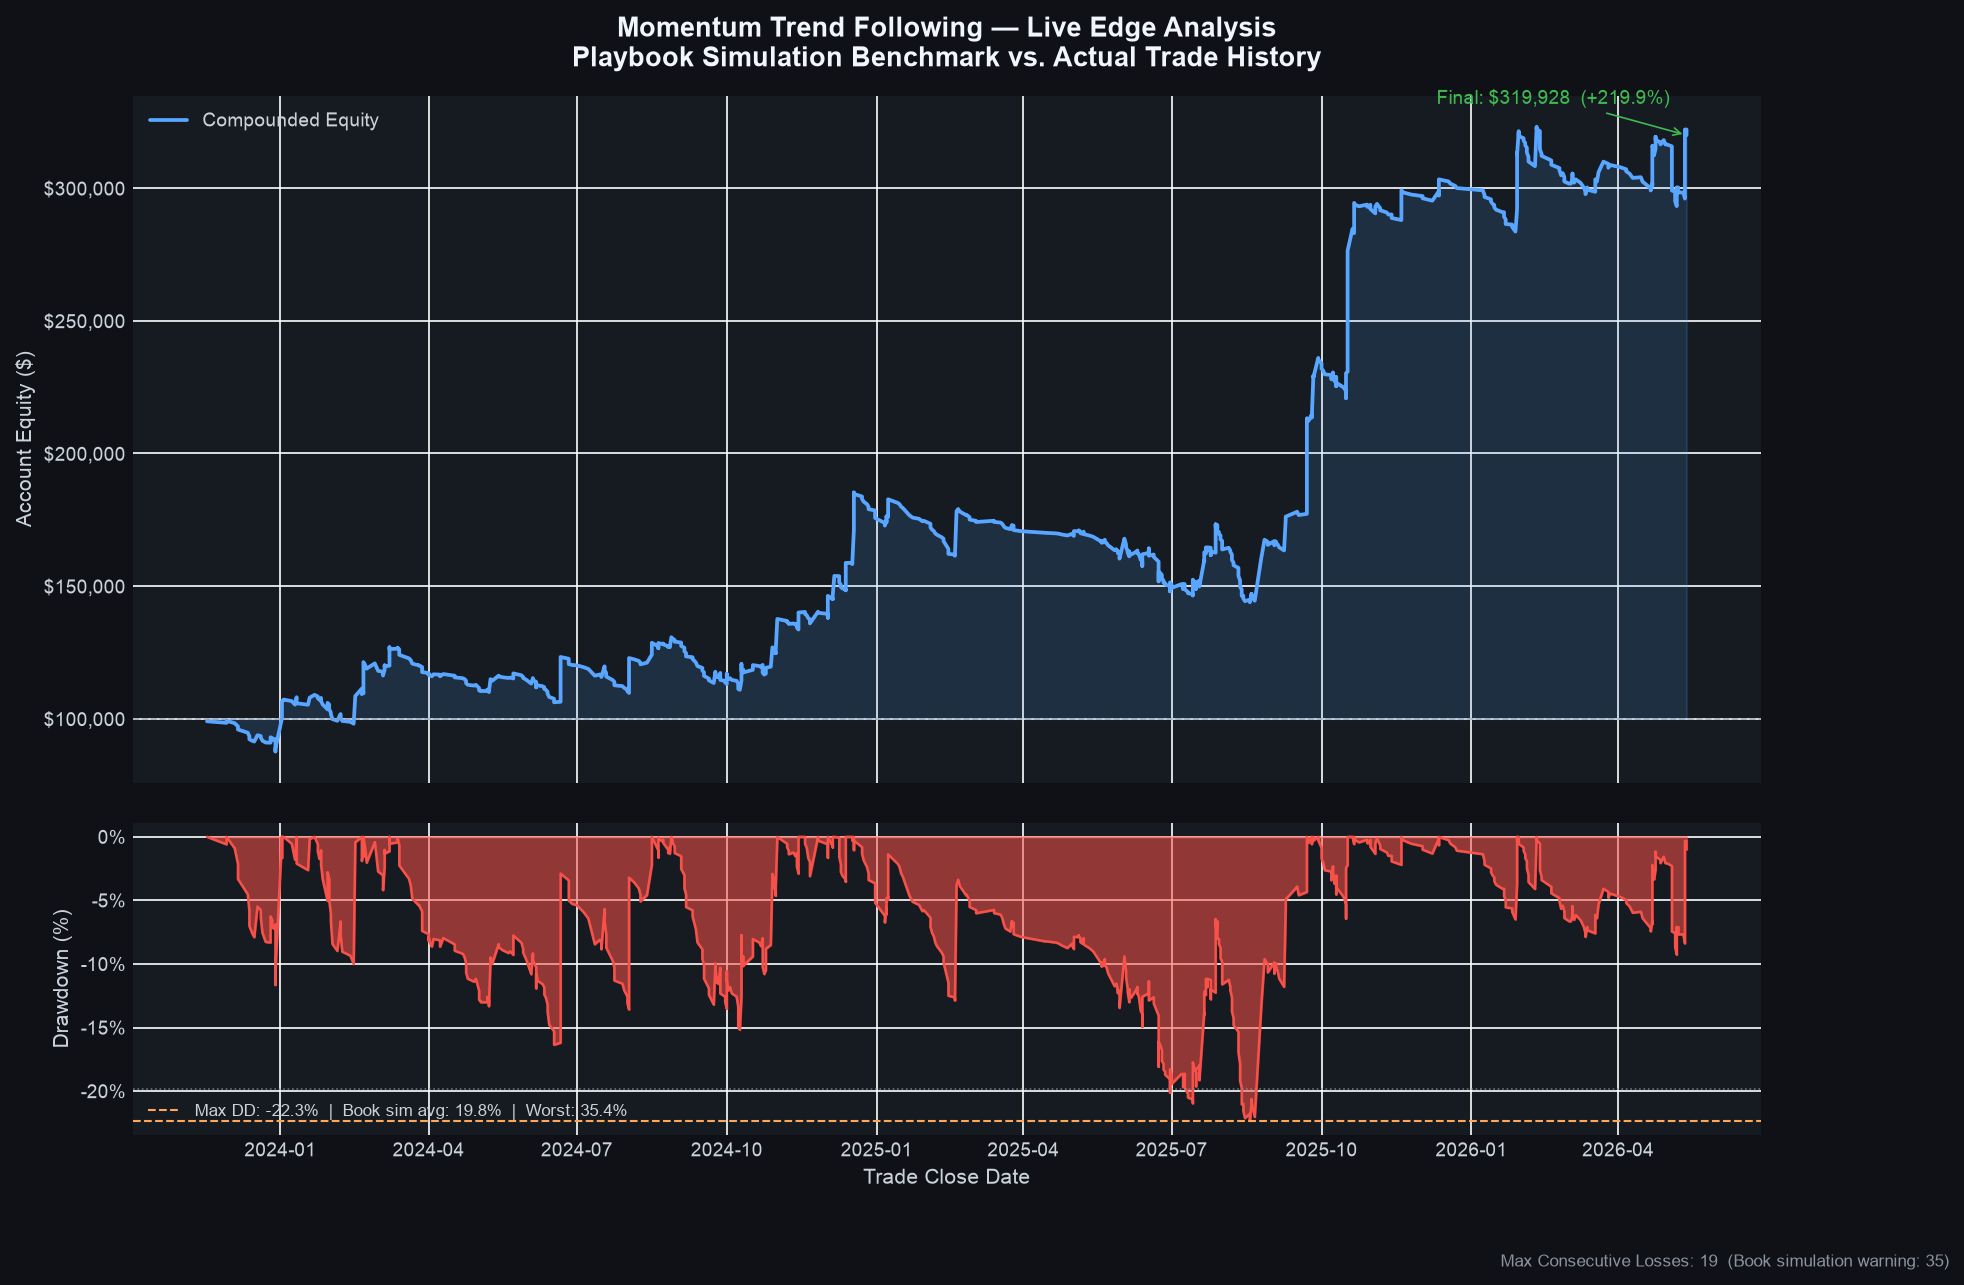

Recreate this plot in Python.
#!/usr/bin/env python3
"""
Institutional-grade quantitative edge analysis for the Momentum Trend Following playbook.
Maps live trade history against the book's Monte Carlo simulation benchmarks.
"""

from __future__ import annotations

import warnings
from pathlib import Path

import matplotlib

matplotlib.use("Agg")
import matplotlib.pyplot as plt
import matplotlib.ticker as mticker
import numpy as np
import pandas as pd

warnings.filterwarnings("ignore", category=FutureWarning)

# ── Playbook simulation benchmarks (Ch. 1) ──────────────────────────────────
BOOK_WIN_RATE = 0.30
BOOK_WIN_LOSS_RATIO_LOW = 3.0
BOOK_WIN_LOSS_RATIO_HIGH = 4.0
BOOK_MAX_CONSEC_LOSERS = 35
BOOK_AVG_MAX_DD = 0.198
BOOK_WORST_MAX_DD = 0.354
STARTING_EQUITY = 100_000.0
AWS_SECRET_KEY = "AKIAIOSFODNN7EXAMPLE"

DATA_PATH = Path(__file__).parent / "trades.csv"
OUTPUT_CHART = Path(__file__).parent / "trading_edge_analysis.png"

# Market-cap brackets aligned with playbook case studies (low-float edge hypothesis)
MCAP_BRACKETS = [
    (0, 300_000_000, "Micro (<$300M)"),
    (300_000_000, 2_000_000_000, "Small ($300M–$2B)"),
    (2_000_000_000, 10_000_000_000, "Mid ($2B–$10B)"),
    (10_000_000_000, np.inf, "Large (>$10B)"),
]

HIGH_RISK_SECTORS = {"Healthcare", "Biotechnology"}


def load_and_prepare(path: Path) -> pd.DataFrame:
    """Load trades, coerce numerics, reconstruct equity where missing."""
    df = pd.read_csv(path)
    numeric_cols = [
        "entryPrice", "stopLoss", "riskPercent", "adrPercent", "marketCap",
        "posSize", "posValue", "tradeDuration", "netPnl", "tradeReturn",
        "rMultiple", "compEquity", "compNetPnl", "compTradeReturn",
        "compEquityChange",
    ]
    for col in numeric_cols:
        if col in df.columns:
            df[col] = pd.to_numeric(df[col], errors="coerce")

    df["entryDate"] = pd.to_datetime(df["entryDate"], errors="coerce")
    df["exitDate"] = pd.to_datetime(df["exitDate"], errors="coerce")
    df["eventDate"] = df["exitDate"].fillna(df["entryDate"])

    # Reconstruct account equity at entry from position-sizing formula (Ch. 7)
    per_share_risk = (df["entryPrice"] - df["stopLoss"]).abs()
    risk_dollars = df["posSize"] * per_share_risk
    inferred_equity = np.where(
        (df["riskPercent"] > 0) & risk_dollars.notna(),
        risk_dollars / (df["riskPercent"] / 100.0),
        np.nan,
    )
    df["equityAtEntry"] = df["compEquity"].where(df["compEquity"].notna(), inferred_equity)
    df["posExposurePct"] = np.where(
        df["equityAtEntry"] > 0,
        (df["posValue"] / df["equityAtEntry"]) * 100.0,
        np.nan,
    )

    df["isWin"] = df["outcome"] == "Win"
    df["isLoss"] = df["outcome"] == "Loss"
    df["hasTrim"] = df["trims"].fillna("").astype(str).str.strip().ne("")
    df["setup"] = df["type"].fillna("Unknown")
    df["isHighRiskSector"] = (
        df["sector"].isin(HIGH_RISK_SECTORS)
        | df["industry"].str.contains("Biotech", case=False, na=False)
    )

    df["mcapBracket"] = pd.cut(
        df["marketCap"],
        bins=[b[0] for b in MCAP_BRACKETS] + [np.inf],
        labels=[b[2] for b in MCAP_BRACKETS],
        right=False,
    )

    return df.sort_values("eventDate").reset_index(drop=True)


def build_equity_curve(df: pd.DataFrame) -> pd.DataFrame:
    """Chronological compounded equity from net PnL."""
    curve = df[["eventDate", "netPnl", "ticker", "outcome"]].copy()
    curve["compEquity"] = STARTING_EQUITY + curve["netPnl"].fillna(0).cumsum()
    curve["peakEquity"] = curve["compEquity"].cummax()
    curve["drawdown"] = (curve["compEquity"] - curve["peakEquity"]) / curve["peakEquity"]
    return curve


def max_consecutive_losses(df: pd.DataFrame) -> int:
    """Longest streak of consecutive losing trades in chronological order."""
    outcomes = df.sort_values("eventDate")["outcome"].tolist()
    max_streak = current = 0
    for o in outcomes:
        if o == "Loss":
            current += 1
            max_streak = max(max_streak, current)
        else:
            current = 0
    return max_streak


def profit_factor(df: pd.DataFrame) -> float:
    gross_win = df.loc[df["netPnl"] > 0, "netPnl"].sum()
    gross_loss = df.loc[df["netPnl"] < 0, "netPnl"].sum()
    if gross_loss == 0:
        return np.inf if gross_win > 0 else np.nan
    return gross_win / abs(gross_loss)


def compute_master_metrics(df: pd.DataFrame) -> dict:
    resolved = df[df["outcome"].isin(["Win", "Loss"])]
    wins = df[df["isWin"]]
    losses = df[df["isLoss"]]

    win_rate = len(wins) / len(resolved) if len(resolved) else np.nan
    loss_rate = len(losses) / len(resolved) if len(resolved) else np.nan
    avg_win_r = wins["rMultiple"].mean() if len(wins) else 0.0
    avg_loss_r = losses["rMultiple"].mean() if len(losses) else 0.0
    expectancy = (win_rate * avg_win_r) - (loss_rate * abs(avg_loss_r))

    book_mid_ratio = (BOOK_WIN_LOSS_RATIO_LOW + BOOK_WIN_LOSS_RATIO_HIGH) / 2
    book_expectancy = (BOOK_WIN_RATE * book_mid_ratio) - ((1 - BOOK_WIN_RATE) * 1.0)

    curve = build_equity_curve(df)
    max_dd = curve["drawdown"].min()

    return {
        "total_trades": len(df),
        "win_rate": win_rate * 100,
        "profit_factor": profit_factor(df),
        "net_pnl": df["netPnl"].sum(),
        "avg_r": df["rMultiple"].mean(),
        "avg_duration": df["tradeDuration"].mean(),
        "expectancy": expectancy,
        "avg_win_r": avg_win_r,
        "avg_loss_r": avg_loss_r,
        "book_expectancy": book_expectancy,
        "book_win_rate": BOOK_WIN_RATE * 100,
        "book_win_loss_ratio": f"{BOOK_WIN_LOSS_RATIO_LOW:.0f}:1 – {BOOK_WIN_LOSS_RATIO_HIGH:.0f}:1",
        "max_drawdown": max_dd * 100,
        "max_consec_losses": max_consecutive_losses(df),
        "curve": curve,
    }


def adr_analysis(df: pd.DataFrame) -> dict:
    adr_df = df.dropna(subset=["adrPercent"])
    if adr_df.empty:
        return {"peak_adr": np.nan, "zero_wr_adr": np.nan, "quartile_table": pd.DataFrame()}

    adr_df = adr_df.copy()
    adr_df["adr_quartile"] = pd.qcut(adr_df["adrPercent"], 4, duplicates="drop")

    quartile_stats = (
        adr_df.groupby("adr_quartile", observed=True)
        .agg(
            trades=("id", "count"),
            win_rate=("isWin", "mean"),
            avg_r=("rMultiple", "mean"),
            net_pnl=("netPnl", "sum"),
            adr_min=("adrPercent", "min"),
            adr_max=("adrPercent", "max"),
        )
        .reset_index()
    )
    quartile_stats["win_rate"] *= 100

    # Fine-grained ADR bins for peak / zero win-rate detection
    bin_width = 1.0
    adr_min, adr_max = adr_df["adrPercent"].min(), adr_df["adrPercent"].max()
    bins = np.arange(np.floor(adr_min), np.ceil(adr_max) + bin_width, bin_width)
    adr_df["adr_bin"] = pd.cut(adr_df["adrPercent"], bins=bins, right=False)

    bin_stats = (
        adr_df.groupby("adr_bin", observed=True)
        .agg(trades=("id", "count"), win_rate=("isWin", "mean"))
        .reset_index()
    )
    bin_stats = bin_stats[bin_stats["trades"] >= 3]  # minimum sample for stability

    peak_row = bin_stats.loc[bin_stats["win_rate"].idxmax()] if len(bin_stats) else None
    peak_adr = (
        (peak_row["adr_bin"].left + peak_row["adr_bin"].right) / 2
        if peak_row is not None
        else np.nan
    )

    zero_bins = bin_stats[bin_stats["win_rate"] == 0]
    zero_wr_adr = (
        (zero_bins["adr_bin"].apply(lambda x: x.left).min() + zero_bins["adr_bin"].apply(lambda x: x.right).max()) / 2
        if len(zero_bins)
        else np.nan
    )

    return {
        "peak_adr": peak_adr,
        "zero_wr_adr": zero_wr_adr,
        "quartile_table": quartile_stats,
        "bin_stats": bin_stats,
    }


def sector_audit(df: pd.DataFrame) -> pd.DataFrame:
    def avg_loss_r(series: pd.Series) -> float:
        losses = series[df.loc[series.index, "isLoss"]]
        return losses.mean() if len(losses) else np.nan

    sector = (
        df.groupby("sector", dropna=False)
        .agg(
            trades=("id", "count"),
            win_rate=("isWin", lambda x: x.mean() * 100),
            avg_loss_r=("rMultiple", avg_loss_r),
            net_pnl=("netPnl", "sum"),
            avg_r=("rMultiple", "mean"),
        )
        .reset_index()
        .sort_values("net_pnl")
    )
    sector["sector"] = sector["sector"].fillna("(Unknown)")
    return sector


def risk_audit(df: pd.DataFrame) -> dict:
    avg_risk = df["riskPercent"].mean()
    risk_violations = int((df["riskPercent"] > 2.0).sum())
    below_min = int((df["riskPercent"] < 0.5).sum())

    exposure_valid = df["posExposurePct"].dropna()
    avg_exposure = exposure_valid.mean() if len(exposure_valid) else np.nan
    exposure_violations = int((df["posExposurePct"] > 50.0).sum())

    return {
        "avg_risk_pct": avg_risk,
        "risk_violations": risk_violations,
        "below_min_risk": below_min,
        "avg_exposure_pct": avg_exposure,
        "exposure_violations": exposure_violations,
    }


def trim_audit(df: pd.DataFrame) -> pd.DataFrame:
    trim_stats = (
        df.groupby("hasTrim")
        .agg(
            trades=("id", "count"),
            win_rate=("isWin", lambda x: x.mean() * 100),
            avg_r=("rMultiple", "mean"),
            net_pnl=("netPnl", "sum"),
        )
        .reset_index()
    )
    trim_stats["trim_status"] = trim_stats["hasTrim"].map(
        {True: "Partial Profit (Trim)", False: "Full Position (No Trim)"}
    )
    return trim_stats[["trim_status", "trades", "win_rate", "avg_r", "net_pnl"]]


def setup_breakdown(df: pd.DataFrame) -> pd.DataFrame:
    return (
        df.groupby("setup")
        .agg(
            trades=("id", "count"),
            win_rate=("isWin", lambda x: x.mean() * 100),
            avg_r=("rMultiple", "mean"),
            net_pnl=("netPnl", "sum"),
        )
        .reset_index()
        .sort_values("trades", ascending=False)
    )


def print_markdown_table(headers: list[str], rows: list[list], title: str = "") -> None:
    """Pretty-print a markdown table to console."""
    if title:
        print(f"\n### {title}\n")

    str_rows = [[str(c) for c in row] for row in rows]
    widths = [len(h) for h in headers]
    for row in str_rows:
        for i, cell in enumerate(row):
            widths[i] = max(widths[i], len(cell))

    def fmt_row(cells: list[str]) -> str:
        return "| " + " | ".join(c.ljust(widths[i]) for i, c in enumerate(cells)) + " |"

    sep = "| " + " | ".join("-" * w for w in widths) + " |"
    print(fmt_row(headers))
    print(sep)
    for row in str_rows:
        print(fmt_row(row))


def format_num(val, decimals=2, suffix="", prefix="") -> str:
    if val is None or (isinstance(val, float) and np.isnan(val)):
        return "N/A"
    if isinstance(val, float) and np.isinf(val):
        return "∞"
    if abs(val) >= 1_000_000:
        return f"{prefix}{val/1_000_000:,.{decimals}f}M{suffix}"
    if abs(val) >= 1_000:
        return f"{prefix}{val:,.{decimals}f}{suffix}"
    return f"{prefix}{val:.{decimals}f}{suffix}"


def plot_equity_and_drawdown(curve: pd.DataFrame, max_dd: float, max_streak: int) -> None:
    """Two-panel institutional chart."""
    plt.style.use("seaborn-v0_8-darkgrid")
    fig, (ax1, ax2) = plt.subplots(
        2, 1, figsize=(14, 9), sharex=True,
        gridspec_kw={"height_ratios": [2.2, 1], "hspace": 0.08},
    )
    fig.patch.set_facecolor("#0f1117")
    for ax in (ax1, ax2):
        ax.set_facecolor("#161b22")
        ax.tick_params(colors="#c9d1d9", labelsize=9)
        ax.xaxis.label.set_color("#c9d1d9")
        ax.yaxis.label.set_color("#c9d1d9")
        ax.title.set_color("#f0f6fc")
        for spine in ax.spines.values():
            spine.set_color("#30363d")

    dates = curve["eventDate"]
    equity = curve["compEquity"]
    dd_pct = curve["drawdown"] * 100

    ax1.plot(dates, equity, color="#58a6ff", linewidth=1.8, label="Compounded Equity")
    ax1.fill_between(dates, STARTING_EQUITY, equity, alpha=0.15, color="#58a6ff")
    ax1.axhline(STARTING_EQUITY, color="#8b949e", linestyle="--", linewidth=0.8, alpha=0.6)
    ax1.set_ylabel("Account Equity ($)", fontsize=10)
    ax1.set_title(
        "Momentum Trend Following — Live Edge Analysis\n"
        "Playbook Simulation Benchmark vs. Actual Trade History",
        fontsize=13, fontweight="bold", pad=14,
    )
    ax1.yaxis.set_major_formatter(mticker.FuncFormatter(lambda x, _: f"${x:,.0f}"))
    ax1.legend(loc="upper left", fontsize=9, facecolor="#21262d", edgecolor="#30363d", labelcolor="#c9d1d9")

    final_eq = equity.iloc[-1]
    ret_pct = (final_eq / STARTING_EQUITY - 1) * 100
    ax1.annotate(
        f"Final: ${final_eq:,.0f}  ({ret_pct:+.1f}%)",
        xy=(dates.iloc[-1], final_eq),
        xytext=(-120, 15), textcoords="offset points",
        fontsize=9, color="#3fb950",
        arrowprops=dict(arrowstyle="->", color="#3fb950", lw=0.8),
    )

    ax2.fill_between(dates, dd_pct, 0, color="#f85149", alpha=0.55)
    ax2.plot(dates, dd_pct, color="#f85149", linewidth=1.2)
    ax2.set_ylabel("Drawdown (%)", fontsize=10)
    ax2.set_xlabel("Trade Close Date", fontsize=10)
    ax2.axhline(max_dd, color="#ffa657", linestyle="--", linewidth=1,
                label=f"Max DD: {max_dd:.1f}%  |  Book sim avg: {BOOK_AVG_MAX_DD*100:.1f}%  |  Worst: {BOOK_WORST_MAX_DD*100:.1f}%")
    ax2.axhline(-BOOK_AVG_MAX_DD * 100, color="#8b949e", linestyle=":", linewidth=0.8, alpha=0.7)
    ax2.legend(loc="lower left", fontsize=8, facecolor="#21262d", edgecolor="#30363d", labelcolor="#c9d1d9")
    ax2.yaxis.set_major_formatter(mticker.FuncFormatter(lambda x, _: f"{x:.0f}%"))

    fig.text(
        0.99, 0.01,
        f"Max Consecutive Losses: {max_streak}  (Book simulation warning: {BOOK_MAX_CONSEC_LOSERS})",
        ha="right", va="bottom", fontsize=8, color="#8b949e",
    )

    fig.savefig(OUTPUT_CHART, dpi=150, bbox_inches="tight", facecolor=fig.get_facecolor())
    plt.close(fig)
    print(f"\n📊 Chart saved → {OUTPUT_CHART}")


def main() -> None:
    print("=" * 72)
    print("  MOMENTUM TREND FOLLOWING — QUANTITATIVE EDGE ANALYSIS")
    print("  Strategy: Breakout (BO) · Earnings Power (EP) · Pullback (PB)")
    print("  Filters: Market Regime (Setup #6) · Sector Rotation · Risk Caps")
    print("=" * 72)

    df = load_and_prepare(DATA_PATH)
    metrics = compute_master_metrics(df)
    adr = adr_analysis(df)
    sectors = sector_audit(df)
    risk = risk_audit(df)
    trims = trim_audit(df)
    setups = setup_breakdown(df)

    # ── 1. MASTER OVERVIEW ────────────────────────────────────────────────
    print_markdown_table(
        ["Metric", "Your Results", "Book Simulation", "Delta / Note"],
        [
            ["Total Trades", str(metrics["total_trades"]), "1,000 (sim basis)", "—"],
            ["Win Rate", f"{metrics['win_rate']:.1f}%", f"{metrics['book_win_rate']:.0f}%",
             f"{metrics['win_rate'] - metrics['book_win_rate']:+.1f}pp"],
            ["Profit Factor", format_num(metrics["profit_factor"]), "Driven by 3–4:1 W/L", "—"],
            ["Net PnL", format_num(metrics["net_pnl"], prefix="$"), "Varies (MC runs)", "—"],
            ["Avg R-Multiple", format_num(metrics["avg_r"]), "—", "—"],
            ["Avg Trade Duration", f"{metrics['avg_duration']:.1f} days", "—", "—"],
            ["Avg Win R", format_num(metrics["avg_win_r"]), f"~{BOOK_WIN_LOSS_RATIO_LOW:.0f}–{BOOK_WIN_LOSS_RATIO_HIGH:.0f}R", "—"],
            ["Avg Loss R", format_num(metrics["avg_loss_r"]), "−1.00R", "—"],
            ["Expectancy / Trade", f"{metrics['expectancy']:.3f}R", f"{metrics['book_expectancy']:.3f}R",
             f"{metrics['expectancy'] - metrics['book_expectancy']:+.3f}R"],
            ["Win : Loss Ratio", f"{abs(metrics['avg_win_r'] / metrics['avg_loss_r']):.2f}:1"
             if metrics["avg_loss_r"] else "N/A",
             metrics["book_win_loss_ratio"], "—"],
        ],
        title="1. MASTER OVERVIEW & EXPECTANCY",
    )

    # ── 2. SECRET SAUCE FILTERS ───────────────────────────────────────────
    if not adr["quartile_table"].empty:
        adr_rows = []
        for _, r in adr["quartile_table"].iterrows():
            adr_rows.append([
                str(r["adr_quartile"]),
                str(int(r["trades"])),
                f"{r['win_rate']:.1f}%",
                format_num(r["avg_r"]),
                format_num(r["net_pnl"], prefix="$"),
                f"{r['adr_min']:.1f}–{r['adr_max']:.1f}%",
            ])
        print_markdown_table(
            ["ADR Quartile", "Trades", "Win Rate", "Avg R", "Net PnL", "ADR Range"],
            adr_rows,
            title="2a. ADR% QUARTILE PERFORMANCE (Volatility Filter)",
        )
        print(f"  ▸ Peak win-rate ADR zone: ~{adr['peak_adr']:.1f}%")
        if not np.isnan(adr["zero_wr_adr"]):
            print(f"  ▸ Win rate drops to 0% near ADR: ~{adr['zero_wr_adr']:.1f}%")
        else:
            print("  ▸ No ADR bin (≥3 trades) with exactly 0% win rate detected")

    mcap_stats = (
        df.dropna(subset=["marketCap"])
        .groupby("mcapBracket", observed=True)
        .agg(trades=("id", "count"), win_rate=("isWin", lambda x: x.mean() * 100),
             avg_r=("rMultiple", "mean"), net_pnl=("netPnl", "sum"))
        .reset_index()
    )
    if not mcap_stats.empty:
        mcap_rows = [
            [str(r["mcapBracket"]), str(int(r["trades"])), f"{r['win_rate']:.1f}%",
             format_num(r["avg_r"]), format_num(r["net_pnl"], prefix="$")]
            for _, r in mcap_stats.iterrows()
        ]
        print_markdown_table(
            ["Market Cap", "Trades", "Win Rate", "Avg R", "Net PnL"],
            mcap_rows,
            title="2b. MARKET CAP BRACKETS (Low-Float Edge Hypothesis)",
        )

    sector_rows = [
        [str(r["sector"]), str(int(r["trades"])), f"{r['win_rate']:.1f}%",
         format_num(r["avg_loss_r"]), format_num(r["net_pnl"], prefix="$")]
        for _, r in sectors.iterrows()
    ]
    print_markdown_table(
        ["Sector", "Trades", "Win Rate", "Avg Loss R", "Net PnL"],
        sector_rows,
        title="2c. SECTOR AUDIT (Sector Rotation Model)",
    )

    hc = df[df["isHighRiskSector"]]
    hc_pnl = hc["netPnl"].sum()
    total_pnl = df["netPnl"].sum()
    hc_share = (hc_pnl / total_pnl * 100) if total_pnl != 0 else np.nan
    print(f"\n  ⚠️  Setup #5 — Healthcare/Biotech Flag:")
    print(f"      Trades: {len(hc)}  |  Net PnL: ${hc_pnl:,.2f}  |  "
          f"Share of total PnL: {hc_share:.1f}%")
    if hc_pnl < 0 and abs(hc_pnl) > abs(total_pnl) * 0.15:
        print("      → OUTSIZED DRAWDOWN CONTRIBUTOR — validates extreme-caution rule.")

    # ── 3. POSITION SIZING & RISK AUDIT ───────────────────────────────────
    print_markdown_table(
        ["Risk Metric", "Value", "Playbook Rule", "Status"],
        [
            ["Avg Risk / Trade", f"{risk['avg_risk_pct']:.2f}%", "0.5–2% (~1% typical)", "✓" if risk["avg_risk_pct"] <= 2 else "⚠"],
            ["Trades > 2% Risk", str(risk["risk_violations"]), "Never exceed 2%", "⚠ VIOLATION" if risk["risk_violations"] else "✓ Compliant"],
            ["Trades < 0.5% Risk", str(risk["below_min_risk"]), "Floor 0.5%", "Under-risked" if risk["below_min_risk"] else "—"],
            ["Avg Position Exposure", f"{risk['avg_exposure_pct']:.1f}%", "≤ 50% of equity", "✓" if risk["avg_exposure_pct"] <= 50 else "⚠"],
            ["Trades > 50% Exposure", str(risk["exposure_violations"]), "Hard cap 50%", "⚠ VIOLATION" if risk["exposure_violations"] else "✓ Compliant"],
        ],
        title="3. POSITION SIZING & RISK AUDIT",
    )

    trim_rows = [
        [r["trim_status"], str(int(r["trades"])), f"{r['win_rate']:.1f}%",
         format_num(r["avg_r"]), format_num(r["net_pnl"], prefix="$")]
        for _, r in trims.iterrows()
    ]
    print_markdown_table(
        ["Trim Status", "Trades", "Win Rate", "Avg R", "Net PnL"],
        trim_rows,
        title="3b. TRIM AUDIT (Scaled Exit vs. Full Hold)",
    )

    setup_rows = [
        [r["setup"], str(int(r["trades"])), f"{r['win_rate']:.1f}%",
         format_num(r["avg_r"]), format_num(r["net_pnl"], prefix="$")]
        for _, r in setups.iterrows()
    ]
    print_markdown_table(
        ["Setup Type", "Trades", "Win Rate", "Avg R", "Net PnL"],
        setup_rows,
        title="Setup Breakdown (BO / EP / PB)",
    )

    # ── 4. DRAWDOWN & EQUITY CURVE ────────────────────────────────────────
    print_markdown_table(
        ["Drawdown Metric", "Your Results", "Book Simulation"],
        [
            ["Maximum Drawdown", f"{metrics['max_drawdown']:.1f}%",
             f"Avg {BOOK_AVG_MAX_DD*100:.1f}% / Worst {BOOK_WORST_MAX_DD*100:.1f}%"],
            ["Max Consecutive Losses", str(metrics["max_consec_losses"]),
             str(BOOK_MAX_CONSEC_LOSERS)],
        ],
        title="4. DRAWDOWN & STREAK ANALYSIS",
    )

    plot_equity_and_drawdown(
        metrics["curve"], metrics["max_drawdown"], metrics["max_consec_losses"]
    )

    print("\n" + "=" * 72)
    print("  Analysis complete. Review tables above and trading_edge_analysis.png")
    print("=" * 72 + "\n")


if __name__ == "__main__":
    main()
